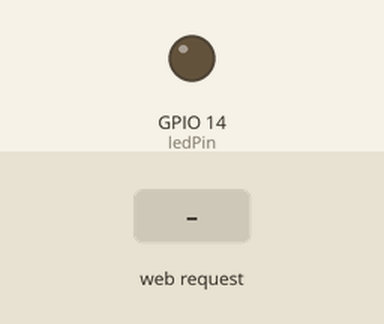
Bench run of a sketch on a simulated ESP32. On the bench: output pins drawn as LEDs (lit = HIGH). The inputs (shaded band) are chosen by the test bench. WiFi joins after 1.5 s; servers stay silent unless stated; what the sketch prints to the serial monitor is not drawn.

Above: at 3.7 s.
3.8 s: HTTP request GET /led_on received
At 4.1 s:
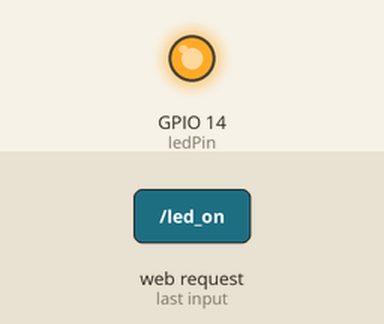
5.3 s: HTTP request GET /led_off received
At 6.5 s:
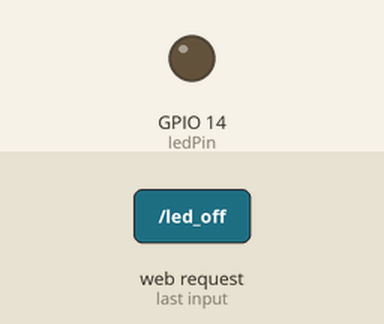
Timing chart, 0 to 8.3 s (numbered marks = the images above; inputs shaded):
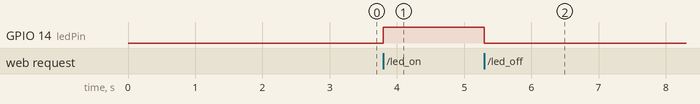

Measured:
- after the input at 3.8 s, GPIO 14 (ledPin): LOW → HIGH at once
- after the input at 5.3 s, GPIO 14 (ledPin): HIGH → LOW at once

The sketch:

home_automation.ino
```cpp
#include <WiFi.h>
#include <WebServer.h>

const char* ssid = "Marius";
const char* password = "wififree";

#define ledPin 14

WebServer server(80);
bool ledState = LOW; // memorăm starea ledului

void handleLedOn() {
  ledState = HIGH;
  digitalWrite(ledPin, ledState);
  server.send(200, "text/plain", "LED is ON");
}

void handleLedOff() {
  ledState = LOW;
  digitalWrite(ledPin, ledState);
  server.send(200, "text/plain", "LED is OFF");
}

void setup() {
  delay(1000); // mic delay să lăsăm placa să booteze complet
  Serial.begin(115200);

  pinMode(ledPin, OUTPUT);

  WiFi.begin(ssid, password);
  Serial.print("Connecting to WiFi");
  while (WiFi.status() != WL_CONNECTED) {
    delay(500);
    Serial.print(".");
  }
  Serial.println("");
  Serial.print("Connected! IP Address: ");
  Serial.println(WiFi.localIP());

  server.on("/led_on", handleLedOn);
  server.on("/led_off", handleLedOff);
  server.begin();
}

void loop() {
  server.handleClient();
  delay(1);
}
```
